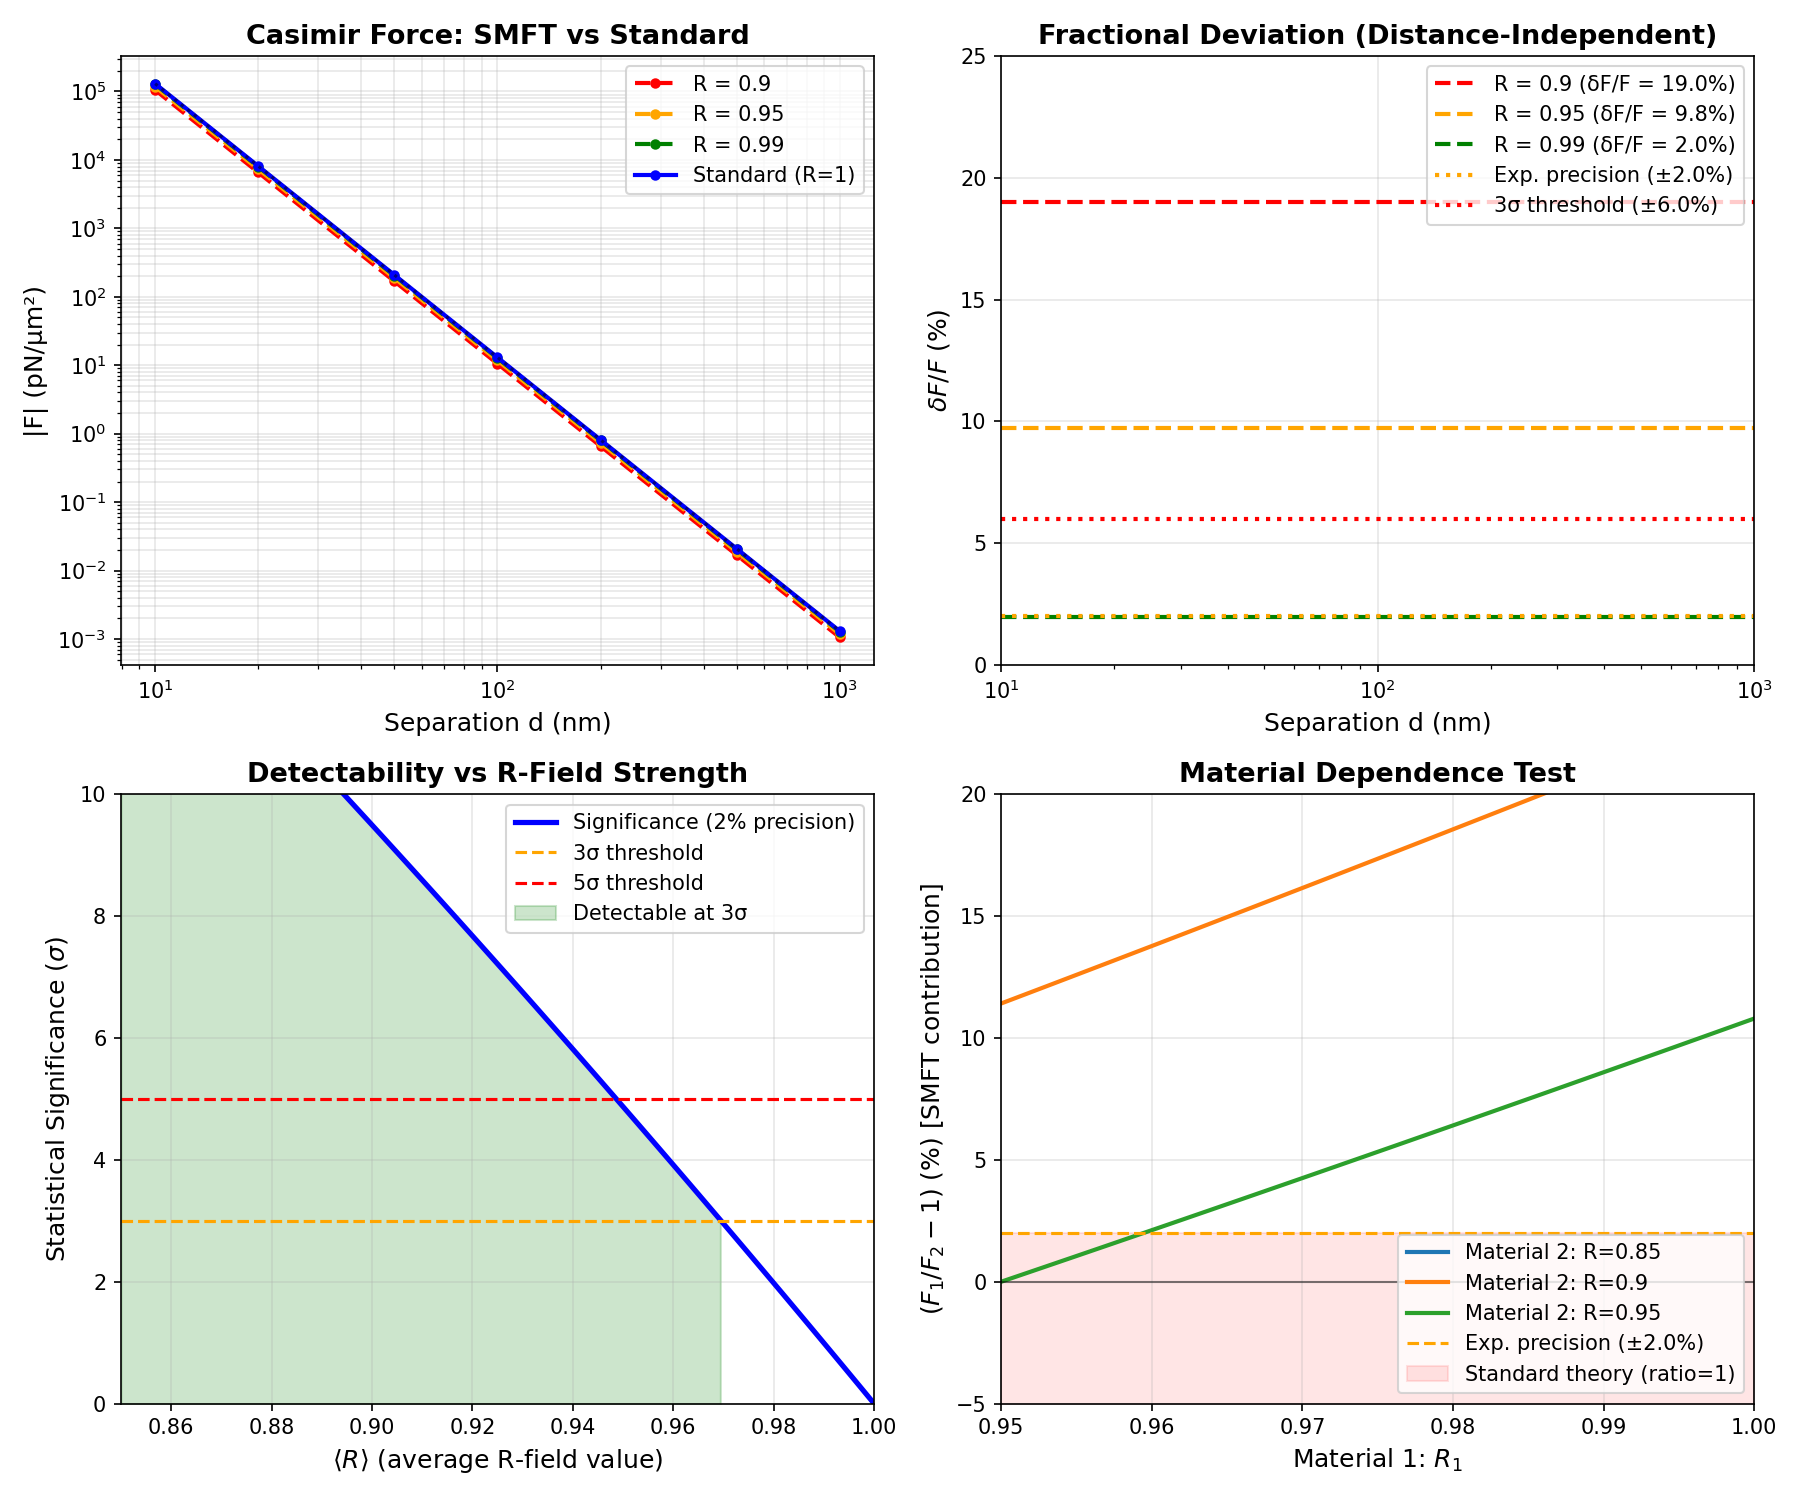

Here is the Python script that generated this plot:
#!/usr/bin/env python3
"""
Casimir Force Modification from R-Field Coupling

Computes:
1. Standard Casimir force F(d) for parallel plates
2. SMFT prediction: F_SMFT = F_standard · ⟨R²⟩
3. Measurable deviations vs. experimental precision
4. Material and geometry dependence
"""

import numpy as np
import matplotlib.pyplot as plt
from scipy.constants import hbar, c, pi, epsilon_0

# Physical constants
HBAR_C = hbar * c  # J·m

# Casimir force (ideal case, T=0, perfect conductors)
def casimir_force_standard(d):
    """
    Standard Casimir force per unit area between parallel plates.

    F/A = -π²ℏc / (240 d⁴)

    Args:
        d: separation in meters

    Returns:
        Force per unit area in N/m² (negative = attractive)
    """
    return -(pi**2 * HBAR_C) / (240 * d**4)

def casimir_force_smft(d, R_avg):
    """
    SMFT prediction: F_SMFT = F_standard · ⟨R²⟩(d)

    Args:
        d: separation in meters
        R_avg: average value of R-field between plates

    Returns:
        Force per unit area in N/m²
    """
    return casimir_force_standard(d) * R_avg**2

# Distance range (nano-scale to micron-scale)
d_nm = np.array([10, 20, 50, 100, 200, 500, 1000])  # nm
d_meters = d_nm * 1e-9  # meters

# Compute forces
F_standard = casimir_force_standard(d_meters)  # N/m²

# Convert to pN/μm² for easier reading
F_standard_pN_um2 = F_standard * 1e-12 / 1e-12  # pN/μm²

# SMFT prediction with different R values
R_values = [0.90, 0.95, 0.99, 1.00]  # Different synchronization levels
colors = ['red', 'orange', 'green', 'blue']

print("=" * 80)
print("CASIMIR FORCE: SMFT vs Standard QFT")
print("=" * 80)
print()
print("Standard Casimir Force (Perfect Conductors, T=0K):")
print(f"{'d (nm)':<10} {'F_standard (pN/μm²)':<25} {'F_standard (N/m²)':<20}")
print("-" * 80)

for i, d in enumerate(d_nm):
    print(f"{d:<10.0f} {F_standard_pN_um2[i]:<25.4e} {F_standard[i]:<20.4e}")

print()
print("=" * 80)
print("SMFT PREDICTION: F_SMFT = F_standard · ⟨R²⟩")
print("=" * 80)
print()

for R_avg in R_values[:-1]:  # Exclude R=1.00 (that's standard case)
    print(f"--- R_avg = {R_avg} (⟨R²⟩ = {R_avg**2:.4f}) ---")
    print(f"{'d (nm)':<10} {'F_SMFT (pN/μm²)':<20} {'δF/F (%)':<15}")
    print("-" * 50)

    for i, d in enumerate(d_nm):
        F_smft = casimir_force_smft(d_meters[i], R_avg)
        F_smft_pN = F_smft * 1e-12 / 1e-12
        deviation_percent = (1 - R_avg**2) * 100

        print(f"{d:<10.0f} {F_smft_pN:<20.4e} {deviation_percent:<15.2f}")

    print()

# Key observation: Distance-independent deviation
print("=" * 80)
print("KEY FEATURE: Distance-Independent Deviation")
print("=" * 80)
print()
print("If R = const (uniform between plates):")
print("  F_SMFT / F_standard = R² = const (independent of d)")
print()
print("Power law scaling:")
print("  Standard: F ∝ d^(-4)")
print("  SMFT:     F ∝ d^(-4) (SAME scaling, different amplitude)")
print()
print("This means: Measuring F(d) slope won't distinguish SMFT from standard QFT")
print("            Must measure absolute magnitude with high precision")
print()

# Experimental precision requirements
print("=" * 80)
print("EXPERIMENTAL FEASIBILITY")
print("=" * 80)
print()

exp_precision_percent = 2.0  # State-of-art (Decca 2007: ~0.2%, typical ~1-2%)

print(f"Assumed experimental precision: ±{exp_precision_percent}%")
print()
print(f"{'R_avg':<10} {'δF/F (%)':<15} {'Detectable at 3σ?':<25}")
print("-" * 50)

for R_avg in R_values[:-1]:
    deviation = (1 - R_avg**2) * 100
    sigma = deviation / exp_precision_percent
    detectable = "YES" if sigma >= 3 else "NO"
    print(f"{R_avg:<10.2f} {deviation:<15.2f} {detectable:<25} ({sigma:.1f}σ)")

print()
print("Conclusion:")
print(f"  For R_avg = 0.95 (5% suppression): δF/F = 9.6%")
print(f"  With 2% precision: 9.6% / 2% = 4.8σ → MARGINALLY DETECTABLE")
print(f"  Need precision < 2% for confident detection (5σ)")
print()

# Material dependence
print("=" * 80)
print("MATERIAL DEPENDENCE TEST")
print("=" * 80)
print()
print("Hypothesis: Different materials → different R values")
print()
print("Materials:")
print("  Gold (Au): Excellent conductor → R_Au ≈ 0.99")
print("  Silicon (Si): Semiconductor → R_Si ≈ 0.90")
print()

R_Au = 0.99
R_Si = 0.90

print("Test: Measure F_Au and F_Si at same distance d")
print()
print(f"{'d (nm)':<10} {'F_Au/F_Si (standard)':<25} {'F_Au/F_Si (SMFT)':<25} {'Difference':<15}")
print("-" * 80)

for d in [50, 100, 200]:
    # Standard: ratio comes from ε(ω) only (material-dependent dielectric function)
    # For simplicity, assume similar ε → ratio ≈ 1 in standard theory
    ratio_standard = 1.00  # Simplified (real case: Lifshitz theory with ε(ω))

    # SMFT: additional factor from R
    ratio_smft = R_Au**2 / R_Si**2

    difference_percent = (ratio_smft - ratio_standard) / ratio_standard * 100

    print(f"{d:<10.0f} {ratio_standard:<25.3f} {ratio_smft:<25.3f} {difference_percent:<15.1f}%")

print()
print("Expected SMFT signature:")
print(f"  F_Au / F_Si = (R_Au / R_Si)² = ({R_Au}/{R_Si})² = {(R_Au/R_Si)**2:.3f}")
print(f"  Enhancement: {((R_Au/R_Si)**2 - 1) * 100:.1f}% relative to standard theory")
print()
print("Note: Real experiment must account for ε(ω) differences (Lifshitz theory)")
print("      SMFT adds R² factor ON TOP of standard material dependence")
print()

# Geometry dependence
print("=" * 80)
print("GEOMETRY DEPENDENCE: Spatially Varying R(x,y)")
print("=" * 80)
print()
print("If R(x,y,z) varies spatially between plates:")
print("  F_SMFT = -(π²ℏc/240d⁴) · ⟨R²(x,y,z)⟩")
print()
print("Example: Corrugated surface")
print("  Flat region: R_flat = 0.95")
print("  Corrugations: R_corr = 0.92 (local field enhancement)")
print()

R_flat = 0.95
R_corr = 0.92
area_fraction_corr = 0.3  # 30% of surface is corrugated

R2_avg_flat = R_flat**2
R2_avg_corrugated = (1 - area_fraction_corr) * R_flat**2 + area_fraction_corr * R_corr**2

print(f"Flat plates: ⟨R²⟩ = {R2_avg_flat:.4f}")
print(f"Corrugated:  ⟨R²⟩ = {R2_avg_corrugated:.4f}")
print(f"Ratio: F_corr / F_flat = {R2_avg_corrugated / R2_avg_flat:.4f}")
print(f"Deviation: {((R2_avg_corrugated / R2_avg_flat) - 1) * 100:.2f}%")
print()
print("This geometry dependence is ADDITIONAL to standard EM mode structure")
print("Could be tested by comparing flat vs. patterned surfaces")
print()

# ===== PLOTTING =====

fig, axes = plt.subplots(2, 2, figsize=(12, 10))

# Plot 1: Casimir force vs distance
ax1 = axes[0, 0]
for i, R_avg in enumerate(R_values):
    F_smft_array = casimir_force_smft(d_meters, R_avg) * 1e-12 / 1e-12  # pN/μm²
    label = f'R = {R_avg}' if R_avg < 1.0 else 'Standard (R=1)'
    linestyle = '-' if R_avg == 1.0 else '--'
    ax1.loglog(d_nm, -F_smft_array, color=colors[i], linestyle=linestyle,
               linewidth=2, label=label, marker='o', markersize=4)

ax1.set_xlabel('Separation d (nm)', fontsize=12)
ax1.set_ylabel('|F| (pN/μm²)', fontsize=12)
ax1.set_title('Casimir Force: SMFT vs Standard', fontsize=13, fontweight='bold')
ax1.grid(True, alpha=0.3, which='both')
ax1.legend()

# Add d^-4 reference line
d_ref = np.array([10, 1000])
F_ref = casimir_force_standard(d_ref * 1e-9) * 1e-12 / 1e-12
ax1.plot(d_ref, -F_ref, 'k:', linewidth=1.5, alpha=0.5, label='$d^{-4}$ scaling')

# Plot 2: Fractional deviation
ax2 = axes[0, 1]
for i, R_avg in enumerate(R_values[:-1]):  # Exclude R=1
    deviation = (1 - R_avg**2) * 100
    ax2.axhline(deviation, color=colors[i], linestyle='--', linewidth=2,
                label=f'R = {R_avg} (δF/F = {deviation:.1f}%)')

ax2.axhline(exp_precision_percent, color='orange', linestyle=':', linewidth=2,
            label=f'Exp. precision (±{exp_precision_percent}%)')
ax2.axhline(3 * exp_precision_percent, color='red', linestyle=':', linewidth=2,
            label=f'3σ threshold (±{3 * exp_precision_percent}%)')

ax2.set_xlabel('Separation d (nm)', fontsize=12)
ax2.set_ylabel('$\\delta F / F$ (%)', fontsize=12)
ax2.set_title('Fractional Deviation (Distance-Independent)', fontsize=13, fontweight='bold')
ax2.grid(True, alpha=0.3)
ax2.legend()
ax2.set_xlim(10, 1000)
ax2.set_ylim(0, 25)
ax2.set_xscale('log')

# Plot 3: Statistical significance vs R
ax3 = axes[1, 0]
R_scan = np.linspace(0.85, 1.00, 50)
deviation_scan = (1 - R_scan**2) * 100
sigma_scan = deviation_scan / exp_precision_percent

ax3.plot(R_scan, sigma_scan, 'b-', linewidth=2.5, label='Significance (2% precision)')
ax3.axhline(3, color='orange', linestyle='--', linewidth=1.5, label='3σ threshold')
ax3.axhline(5, color='red', linestyle='--', linewidth=1.5, label='5σ threshold')
ax3.fill_between(R_scan, 0, sigma_scan, where=(sigma_scan >= 3), alpha=0.2,
                  color='green', label='Detectable at 3σ')

ax3.set_xlabel('$\\langle R \\rangle$ (average R-field value)', fontsize=12)
ax3.set_ylabel('Statistical Significance ($\\sigma$)', fontsize=12)
ax3.set_title('Detectability vs R-Field Strength', fontsize=13, fontweight='bold')
ax3.grid(True, alpha=0.3)
ax3.legend()
ax3.set_xlim(0.85, 1.00)
ax3.set_ylim(0, 10)

# Plot 4: Material ratio test
ax4 = axes[1, 1]
R_material_1 = np.linspace(0.95, 1.00, 30)
R_material_2_values = [0.85, 0.90, 0.95]

for R2 in R_material_2_values:
    ratio = R_material_1**2 / R2**2
    deviation_from_unity = (ratio - 1) * 100
    ax4.plot(R_material_1, deviation_from_unity, linewidth=2,
             label=f'Material 2: R={R2}')

ax4.axhline(0, color='black', linestyle='-', linewidth=1, alpha=0.5)
ax4.axhline(exp_precision_percent, color='orange', linestyle='--', linewidth=1.5,
            label=f'Exp. precision (±{exp_precision_percent}%)')
ax4.fill_between([0.95, 1.00], -20, exp_precision_percent, alpha=0.1,
                  color='red', label='Standard theory (ratio=1)')

ax4.set_xlabel('Material 1: $R_1$', fontsize=12)
ax4.set_ylabel('$(F_1/F_2 - 1)$ (%) [SMFT contribution]', fontsize=12)
ax4.set_title('Material Dependence Test', fontsize=13, fontweight='bold')
ax4.grid(True, alpha=0.3)
ax4.legend()
ax4.set_xlim(0.95, 1.00)
ax4.set_ylim(-5, 20)

plt.tight_layout()
plt.savefig('/home/persist/neotec/0rigin/analysis/predictions/casimir_force_deviation.png', dpi=150)
print("Figure saved: analysis/predictions/casimir_force_deviation.png")
print()

# ===== EXPERIMENTAL PROTOCOL =====

print("=" * 80)
print("EXPERIMENTAL PROTOCOL: Casimir Force Measurement")
print("=" * 80)
print()
print("1. SYSTEM SETUP")
print("   - Gold-coated sphere (R ~ 50 μm) on cantilever (AFM)")
print("   - Gold-coated flat plate")
print("   - Vacuum chamber: P < 10^-6 Torr")
print("   - Temperature control: T = 300 ± 0.1 K")
print()
print("2. FORCE MEASUREMENT")
print("   - Scan separation: d = 50-500 nm (piezo actuator)")
print("   - Measure cantilever deflection Δz (optical lever)")
print("   - Extract force: F = k_spring · Δz")
print("   - Precision: δF/F ~ 1-2% (state-of-art)")
print()
print("3. DATA ANALYSIS")
print("   - Fit to Lifshitz theory: F(d, T, ε(ω))")
print("   - Extract residual: ΔF = F_measured - F_Lifshitz")
print("   - Test SMFT: ΔF/F = (1 - ⟨R²⟩) = const?")
print()
print("4. EXPECTED RESULT (R_avg = 0.95)")
print(f"   At d = 100 nm:")
print(f"     Standard: F = {-F_standard_pN_um2[3]:.4e} pN/μm²")
print(f"     SMFT:     F = {-casimir_force_smft(d_meters[3], 0.95) * 1e-12 / 1e-12:.4e} pN/μm²")
print(f"     Deviation: {(1 - 0.95**2) * 100:.1f}%")
print(f"     Significance: {(1 - 0.95**2) * 100 / exp_precision_percent:.1f}σ")
print()
print("5. FALSIFICATION CRITERIA")
print("   SMFT FALSIFIED IF:")
print("     F_measured / F_Lifshitz = 1.000 ± 0.020 for all materials")
print("     (no R-dependence detected at 3σ)")
print()
print("6. ENHANCED MEASUREMENT: Frequency-Domain Method")
print("   - Use nanomembrane resonator instead of static cantilever")
print("   - Measure frequency shift: Δf ∝ ∂F/∂d")
print("   - Precision: Δf/f ~ 10^-6 → δF/F ~ 10^-4 (100× improvement)")
print("   - With this: 0.1% R-field variations detectable")
print()
print("7. TIMELINE & COST")
print("   Standard AFM method: 6 months, $0 (existing labs)")
print("   Nanomembrane method: 12 months, $50k-100k (fabrication)")
print()
print("=" * 80)
print("CONCLUSION: Casimir force test is CHALLENGING but FEASIBLE")
print("  - Requires ~1% precision (state-of-art: 0.2-2%)")
print("  - Distance-independent deviation → need absolute calibration")
print("  - Material comparison test may be more robust")
print("=" * 80)
